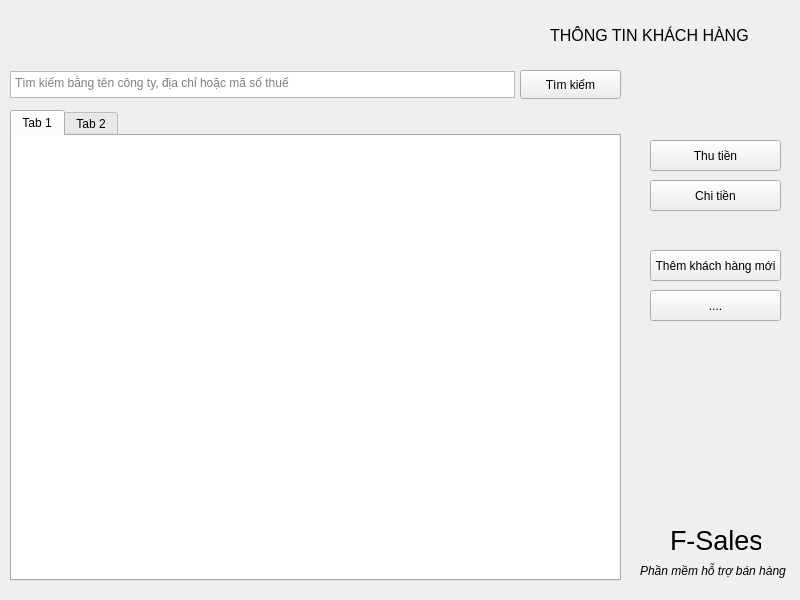
<?xml version="1.0" encoding="UTF-8"?>
<ui version="4.0">
 <class>ViewAllCompany</class>
 <widget class="QMainWindow" name="ViewAllCompany">
  <property name="geometry">
   <rect>
    <x>0</x>
    <y>0</y>
    <width>800</width>
    <height>600</height>
   </rect>
  </property>
  <property name="windowTitle">
   <string>MainWindow</string>
  </property>
  <widget class="QWidget" name="centralwidget">
   <widget class="QLabel" name="label">
    <property name="geometry">
     <rect>
      <x>550</x>
      <y>20</y>
      <width>261</width>
      <height>31</height>
     </rect>
    </property>
    <property name="font">
     <font>
      <pointsize>12</pointsize>
      <bold>false</bold>
     </font>
    </property>
    <property name="text">
     <string>THÔNG TIN KHÁCH HÀNG</string>
    </property>
   </widget>
   <widget class="QTextEdit" name="textEdit">
    <property name="geometry">
     <rect>
      <x>10</x>
      <y>71</y>
      <width>505</width>
      <height>27</height>
     </rect>
    </property>
    <property name="placeholderText">
     <string>Tìm kiếm bằng tên công ty, địa chỉ hoặc mã số thuế</string>
    </property>
   </widget>
   <widget class="QPushButton" name="but_search">
    <property name="geometry">
     <rect>
      <x>520</x>
      <y>70</y>
      <width>101</width>
      <height>29</height>
     </rect>
    </property>
    <property name="text">
     <string>Tìm kiếm</string>
    </property>
   </widget>
   <widget class="QPushButton" name="but_add_company">
    <property name="geometry">
     <rect>
      <x>650</x>
      <y>250</y>
      <width>131</width>
      <height>31</height>
     </rect>
    </property>
    <property name="text">
     <string>Thêm khách hàng mới</string>
    </property>
   </widget>
   <widget class="QPushButton" name="but_search_4">
    <property name="geometry">
     <rect>
      <x>650</x>
      <y>290</y>
      <width>131</width>
      <height>31</height>
     </rect>
    </property>
    <property name="text">
     <string>....</string>
    </property>
   </widget>
   <widget class="QLabel" name="label_4">
    <property name="geometry">
     <rect>
      <x>640</x>
      <y>560</y>
      <width>151</width>
      <height>21</height>
     </rect>
    </property>
    <property name="font">
     <font>
      <italic>true</italic>
     </font>
    </property>
    <property name="text">
     <string>Phần mềm hỗ trợ bán hàng</string>
    </property>
   </widget>
   <widget class="QLabel" name="label_3">
    <property name="geometry">
     <rect>
      <x>670</x>
      <y>520</y>
      <width>91</width>
      <height>41</height>
     </rect>
    </property>
    <property name="font">
     <font>
      <pointsize>20</pointsize>
     </font>
    </property>
    <property name="text">
     <string>F-Sales</string>
    </property>
   </widget>
   <widget class="QTabWidget" name="tabWidget">
    <property name="geometry">
     <rect>
      <x>10</x>
      <y>110</y>
      <width>611</width>
      <height>471</height>
     </rect>
    </property>
    <property name="currentIndex">
     <number>0</number>
    </property>
    <widget class="QWidget" name="tab">
     <attribute name="title">
      <string>Tab 1</string>
     </attribute>
     <widget class="QTableWidget" name="tableWidget">
      <property name="geometry">
       <rect>
        <x>-1</x>
        <y>-1</y>
        <width>611</width>
        <height>451</height>
       </rect>
      </property>
     </widget>
    </widget>
    <widget class="QWidget" name="tab_2">
     <attribute name="title">
      <string>Tab 2</string>
     </attribute>
     <widget class="QTableWidget" name="tableWidget_2">
      <property name="geometry">
       <rect>
        <x>-1</x>
        <y>-1</y>
        <width>611</width>
        <height>451</height>
       </rect>
      </property>
     </widget>
    </widget>
   </widget>
   <widget class="QPushButton" name="but_thu">
    <property name="geometry">
     <rect>
      <x>650</x>
      <y>140</y>
      <width>131</width>
      <height>31</height>
     </rect>
    </property>
    <property name="text">
     <string>Thu tiền</string>
    </property>
   </widget>
   <widget class="QPushButton" name="but_chi">
    <property name="geometry">
     <rect>
      <x>650</x>
      <y>180</y>
      <width>131</width>
      <height>31</height>
     </rect>
    </property>
    <property name="text">
     <string>Chi tiền</string>
    </property>
   </widget>
  </widget>
 </widget>
 <resources/>
 <connections/>
</ui>
